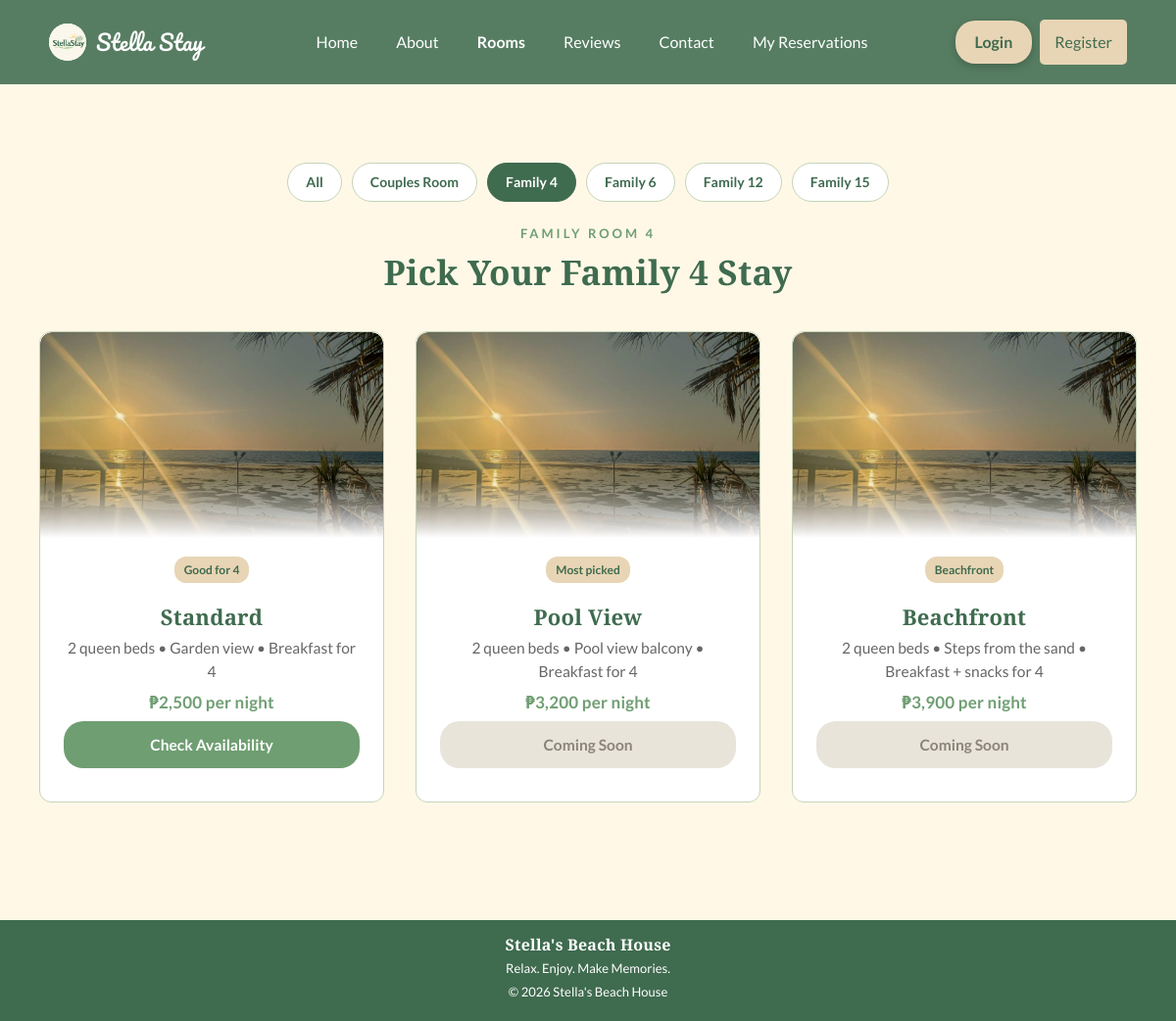
The app's page /room-family-4.php with its own data.
### tables this page shows
CREATE TABLE IF NOT EXISTS rooms (
    id            INT AUTO_INCREMENT PRIMARY KEY,
    sub_key       VARCHAR(60)  NOT NULL UNIQUE,
    category      VARCHAR(60)  NOT NULL,
    category_slug VARCHAR(40)  NOT NULL,
    name          VARCHAR(80)  NOT NULL,
    capacity      INT          NOT NULL,
    price         DECIMAL(10,2) NOT NULL,
    badge         VARCHAR(60)  NOT NULL DEFAULT '',
    tag           VARCHAR(60)  NOT NULL DEFAULT '',
    blurb         VARCHAR(200) NOT NULL DEFAULT '',
    meta          VARCHAR(160) NOT NULL DEFAULT '',
    available     TINYINT(1)   NOT NULL DEFAULT 1,
    sort_order    INT          NOT NULL DEFAULT 0,
    INDEX (category_slug)
);

### room-family-4.php (called while the page is built)
<?php
$categorySlug = 'family-4';
require __DIR__ . '/includes/room-category-page.php';

### includes/functions.php (called while the page is built, shortened)
<?php
require_once __DIR__ . '/db.php';
function e(?string $value): string
{
    return htmlspecialchars((string) $value, ENT_QUOTES, 'UTF-8');
}
function peso(float|int|string $amount): string
{
    return '₱' . number_format((float) $amount, 0, '.', ',');
}
function all_rooms(bool $onlyAvailable = false): array
{
    static $cache = [];
    $key = $onlyAvailable ? 'available' : 'all';
    if (isset($cache[$key])) {
        return $cache[$key];
    }
    $sql = 'SELECT * FROM rooms';
    $sql .= ' ORDER BY sort_order, id';
    $cache[$key] = db()->query($sql)->fetchAll();
    return $cache[$key];
}
function room_photos(array $room): array
{
    static $images = null;
    if ($images === null) {
        $images = require __DIR__ . '/room-images.php';
    }
    return $images[$room['category_slug']] ?? [];
}
function room_categories(): array
{
    $categories = [];
    foreach (all_rooms() as $room) {
        $slug = $room['category_slug'];
        if (!isset($categories[$slug])) {
            $categories[$slug] = [
                'slug'      => $slug,
                'name'      => $room['category'],
                'tag'       => $room['tag'],
                'capacity'  => (int) $room['capacity'],
                'from'      => (float) $room['price'],
                'rooms'     => [],
            ];
        }
        $categories[$slug]['rooms'][] = $room;
        $price = (float) $room['price'];
    }
    return $categories;
}

### includes/db.php (called while the page is built, shortened)
<?php
function db(): PDO
{
    static $pdo = null;
    if ($pdo instanceof PDO) {
        return $pdo;
    }
    $dsn = 'mysql:host=' . DB_HOST . ';dbname=' . DB_NAME . ';charset=utf8mb4';
    try {
        $pdo = new PDO($dsn, DB_USER, DB_PASS, [
            PDO::ATTR_ERRMODE            => PDO::ERRMODE_EXCEPTION,
            PDO::ATTR_DEFAULT_FETCH_MODE => PDO::FETCH_ASSOC,
            PDO::ATTR_EMULATE_PREPARES   => false,
        ]);
    } catch (PDOException $error) {
        db_connection_failed($error);
    }
    return $pdo;
}

### includes/room-images.php (called while the page is built)
<?php
return [
    'couples' => [
        'https://images.unsplash.com/photo-1611892440504-42a792e24d32?auto=format&fit=crop&w=600&q=80',
        'https://images.unsplash.com/photo-1571896349842-33c89424de2d?auto=format&fit=crop&w=600&q=80',
        'https://images.unsplash.com/photo-1520250497591-112f2f40a3f4?auto=format&fit=crop&w=600&q=80',
    ],
    'family-4' => [
        'https://images.unsplash.com/photo-1590490360182-c33d57733427?auto=format&fit=crop&w=600&q=80',
        'https://images.unsplash.com/photo-1596394516093-501ba68a0ba6?auto=format&fit=crop&w=600&q=80',
        'https://images.unsplash.com/photo-1615874959474-d609969a20ed?auto=format&fit=crop&w=600&q=80',
    ],
    'family-6' => [
        'https://images.unsplash.com/photo-1618773928121-c32242e63f39?auto=format&fit=crop&w=600&q=80',
        'https://images.unsplash.com/photo-1560185127-6ed189bf02f4?auto=format&fit=crop&w=600&q=80',
        'https://images.unsplash.com/photo-1598928506319-c55ded91a20c?auto=format&fit=crop&w=600&q=80',
    ],
    'family-12' => [
        'https://images.unsplash.com/photo-1591088398332-8a7791972843?auto=format&fit=crop&w=600&q=80',
        'https://images.unsplash.com/photo-1616594039964-ae9021a400a0?auto=format&fit=crop&w=600&q=80',
        'https://images.unsplash.com/photo-1560185893-a55cbc8c57e8?auto=format&fit=crop&w=600&q=80',
    ],
    'family-15' => [
        'https://images.unsplash.com/photo-1566665797739-1674de7a421a?auto=format&fit=crop&w=600&q=80',
        'https://images.unsplash.com/photo-1602002418082-a4443e081dd1?auto=format&fit=crop&w=600&q=80',
        'https://images.unsplash.com/photo-1595576508898-0ad5c879a061?auto=format&fit=crop&w=600&q=80',
    ],
];

### includes/room-category-page.php (the view, shortened to what this page needs)
<?php
$categorySlug = $categorySlug ?? '';
$categories = room_categories();
$category = $categories[$categorySlug];
$tabs = $categories;
require __DIR__ . '/head.php';
require __DIR__ . '/nav.php';
?>
<section class="rooms category">
    <div class="cat-tabs">
        <a href="rooms.php">All</a>
        <?php foreach ($tabs as $tab): ?>
            <a href="room-<?= e($tab['slug']) ?>.php" class="<?= $tab['slug'] === $categorySlug ? 'active' : '' ?>">
                <?= e(str_replace('Family Room', 'Family', $tab['name'])) ?>
            </a>
        <?php endforeach; ?>
    </div>
    <p class="label"><?= e(strtoupper($category['name'])) ?></p>
    <h2>Pick Your <?= e(str_replace(' Room', '', $category['name'])) ?> Stay</h2>
    <div class="room-container">
        <?php foreach ($category['rooms'] as $room):
            $photos = room_photos($room);
            $bookable = (int) $room['available'] === 1;
        ?>
            <div class="room-card">
                <img src="<?= e($photos[0] ?? 'scene.jpg') ?>" alt="<?= e($category['name'] . ' ' . $room['name']) ?>" loading="lazy"
                    onerror="this.onerror=null;this.src='scene.jpg';" />
                <span class="badge"><?= e($room['badge'] ?: 'Good for ' . (int) $room['capacity']) ?></span>
                <h3><?= e($room['name']) ?></h3>
                <p><?= e(str_replace(' - ', ' • ', $room['blurb'])) ?></p>
                <strong><?= peso((float) $room['price']) ?> per night</strong>
                <p class="card-links">
                    <?php if ($bookable): ?>
                        <button type="button" class="reserve-pill" data-reserve="<?= e($room['sub_key']) ?>">Check Availability</button>
                    <?php else: ?>
                        <span class="coming-soon-pill">Coming Soon</span>
                    <?php endif; ?>
                </p>
            </div>
        <?php endforeach; ?>
    </div>
</section>
<?php require __DIR__ . '/footer.php'; ?>
<?php require __DIR__ . '/scripts.php'; ?>

### landingpage.css (style rules this page uses)
:root { --green-dark: #3F6B4F; --green: #6F9E72; --green-hover: #527A57; --cream: #FFF8E7; --sand: #E8D5B5; --sand-hover: #D8C39E; --mint: #E8F0DF; --line: #C5D4B8; --ink: #333; --ink-soft: #555; --ink-muted: #666; --red: #a33d3d; --red-hover: #7f2d2d; --red-bg: #fdecea; --red-ink: #7a2e2e; --red-line: #e0a8a8; --font-display: "Cormorant Garamond", Georgia, "Times New Roman", serif; --font-body: "Lato", "Segoe UI", system-ui, -apple-system, Arial, sans-serif; --font-script: "Pacifico", "Segoe Script", "Brush Script MT", cursive; }
body { margin: 0; font-family: var(--font-body); background-color: var(--cream); color: var(--ink); line-height: 1.6; -webkit-font-smoothing: antialiased; min-height: 100vh; display: flex; flex-direction: column; }
h1, h2, h3 { font-family: var(--font-display); font-weight: 600; line-height: 1.18; letter-spacing: 0.2px; margin: 0 0 10px 0; }
button, input, select, textarea { font-family: inherit; }
.about h2, .rooms h2, .features h2, .reviews h2 { font-size: 35px; color: var(--green-dark); }
.rooms { padding: 80px 24px; text-align: center; background-color: var(--mint); }
.rooms.category { background-color: var(--cream); }
.room-container { max-width: 1440px; margin: 40px auto; display: grid; grid-template-columns: repeat(3, 1fr); gap: 36px 32px; justify-items: stretch; align-items: stretch; padding: 0 16px; }
.room-card { background-color: white; width: 100%; max-width: 100%; box-sizing: border-box; padding: 0 24px 28px 24px; border: 1px solid var(--line); border-radius: 12px; overflow: hidden; transition: transform 0.35s cubic-bezier(0.22, 1, 0.36, 1), box-shadow 0.35s ease, border-color 0.35s ease; will-change: transform; }
.room-card h3 { font-size: 22px; margin: 12px 0 6px 0; color: var(--green-dark); }
.room-card p { font-size: 15.5px; line-height: 1.55; margin: 6px 0; color: var(--ink-muted); }
.room-card strong { font-size: 17px; letter-spacing: 0.2px; color: var(--green); }
.room-card img { width: calc(100% + 48px); max-width: none; height: 210px; object-fit: cover; display: block; margin: 0 -24px 18px -24px; border-radius: 12px 12px 0 0; background-color: var(--mint); -webkit-mask-image: linear-gradient(to bottom, black 72%, transparent 100%); mask-image: linear-gradient(to bottom, black 72%, transparent 100%); transition: transform 0.5s cubic-bezier(0.22, 1, 0.36, 1); }
.card-links { display: flex; flex-direction: column; align-items: stretch; gap: 8px; margin-top: 14px; text-align: center; }
.reserve-pill { display: block; background-color: var(--green); color: white !important; padding: 12px 20px; border-radius: 20px; text-align: center; text-decoration: none; border: none; cursor: pointer; font: inherit; font-weight: bold; width: 100%; box-sizing: border-box; transition: background-color 0.25s ease, transform 0.25s ease; }
.coming-soon-pill { display: block; background-color: #e8e4da; color: #8a8578; padding: 12px 20px; border-radius: 20px; text-align: center; font: inherit; font-weight: bold; width: 100%; box-sizing: border-box; cursor: not-allowed; }
.cat-tabs { display: flex; gap: 10px; justify-content: center; flex-wrap: wrap; margin: 0 0 22px 0; }
.cat-tabs a { padding: 8px 18px; border-radius: 20px; border: 1px solid var(--line); background: white; color: var(--green-dark); font-weight: bold; font-size: 14px; text-decoration: none; transition: background-color 0.25s ease, color 0.25s ease; }
.cat-tabs a.active { background: var(--green-dark); border-color: var(--green-dark); color: white; }
.room-container .room-card:nth-child(2) { transition-delay: 0.05s; }
.room-container .room-card:nth-child(3) { transition-delay: 0.1s; }
.label { color: var(--green); font-family: var(--font-body); font-weight: 700; letter-spacing: 3px; font-size: 13px; margin: 0 0 8px 0; }
.badge { display: inline-block; background-color: var(--sand); color: var(--green-dark); font-size: 12px; font-weight: bold; padding: 4px 10px; border-radius: 12px; margin-bottom: 10px; }
html { scroll-behavior: smooth; }
.reveal { opacity: 0; transform: translateY(22px); transition: opacity 0.6s ease, transform 0.6s ease; }
.reveal.visible { opacity: 1; transform: none; }

### records on screen
rooms: badge "Good for 4", name "Standard", blurb "2 queen beds • Garden view • Breakfast for 4", price "₱2,500"
rooms: badge "Most picked", name "Pool View", blurb "2 queen beds • Pool view balcony • Breakfast for 4", price "₱3,200", available "Coming Soon"
rooms: badge "Beachfront", name "Beachfront", blurb "2 queen beds • Steps from the sand • Breakfast + snacks for 4", price "₱3,900", available "Coming Soon"

### other values on screen
str_replace('Family Room', 'Family', $tab['name']) "Couples Room"
str_replace('Family Room', 'Family', $tab['name']) "Family 4"
str_replace('Family Room', 'Family', $tab['name']) "Family 6"
str_replace('Family Room', 'Family', $tab['name']) "Family 12"
str_replace('Family Room', 'Family', $tab['name']) "Family 15"
$category['name'] "FAMILY ROOM 4"
str_replace(' Room', '', $category['name']) "Family 4"
